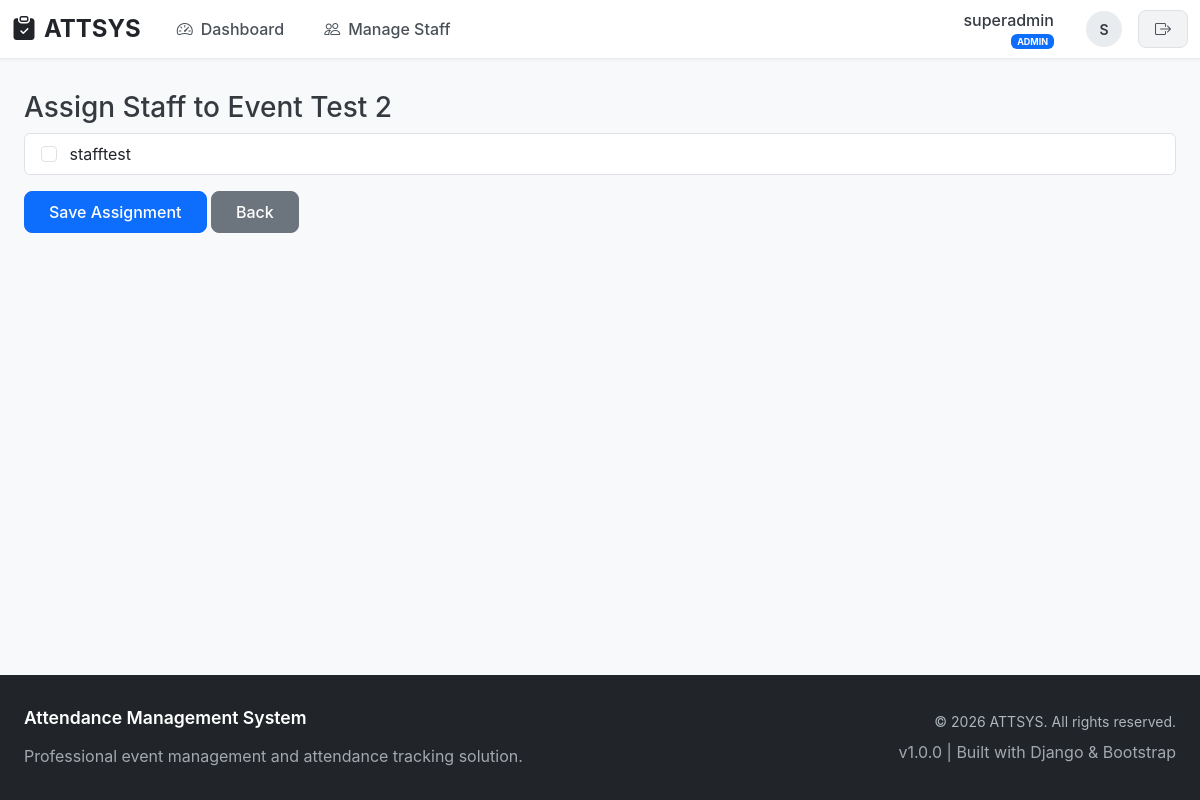
Page /attsys/event/33/assign/ (signed in) on the committed database.
### attsys/models.py (models this page shows, shortened)
class User(AbstractUser):
    ROLE_CHOICES = (
        ('ADMIN', 'Admin'),
        ('STAFF', 'Staff'),
    )
    role = models.CharField(max_length=10, choices=ROLE_CHOICES, default='STAFF')
    phone_number = models.CharField(max_length=15, blank=True)

class Event(models.Model):
    STATE_CHOICES = (
        ('KUALA_LUMPUR', 'Kuala Lumpur'),
        ('SELANGOR', 'Selangor'),
        ('JOHOR', 'Johor'),
        ('PENANG', 'Penang'),
        ('PERAK', 'Perak'),
        ('SABAH', 'Sabah'),
        ('SARAWAK', 'Sarawak'),
        ('PAHANG', 'Pahang'),
        ('NEGERI_SEMBILAN', 'Negeri Sembilan'),
        ('KEDAH', 'Kedah'),
        ('KELANTAN', 'Kelantan'),
        ('TERENGGANU', 'Terengganu'),
        ('MELAKA', 'Melaka'),
        ('PERLIS', 'Perlis'),
        ('LABUAN', 'Labuan'),
        ('PUTRAJAYA', 'Putrajaya'),
        ('OTHER', 'Other'),
    )
    title = models.CharField(max_length=200)
    description = models.TextField(blank=True)
    venue = models.CharField(max_length=200)
    state = models.CharField(max_length=50, choices=STATE_CHOICES, default='KUALA_LUMPUR')
    custom_state = models.CharField(
        max_length=100,
        blank=True,
        verbose_name="Other State"
    )
    date = models.DateField()
    start_time = models.TimeField()
    end_time = models.TimeField()
    created_by = models.ForeignKey(
        User,
        on_delete=models.CASCADE,
        related_name='events'
    )
    assigned_staff = models.ManyToManyField(
        settings.AUTH_USER_MODEL,
        blank=True,
        related_name='assigned_events'
    )
    check_in_token = models.UUIDField(default=uuid.uuid4, unique=True)
    is_active = models.BooleanField(default=False)
    created_at = models.DateTimeField(auto_now_add=True)
    updated_at = models.DateTimeField(auto_now=True)
    class Meta:
        ordering = ['-date', '-created_at']

### attsys/views.py (the view)
# urls.py: path('event/<int:event_id>/assign/', views.assign_staff, name='assign_staff'),
@login_required
def assign_staff(request, event_id):
    if not request.user.is_active:
        return redirect('login')
    if request.user.role != 'ADMIN':
        return HttpResponseForbidden("Admins only")
    event = get_object_or_404(Event, id=event_id)
    staff_users = User.objects.filter(role='STAFF')
    if request.method == 'POST':
        selected_staff = request.POST.getlist('staff')
        event.assigned_staff.set(selected_staff)
        messages.success(request, "Staff assigned successfully")
        return redirect('event_detail', event_id=event.id)
    return render(request, 'assign_staff.html', {
        'event': event,
        'staff_users': staff_users
    })

### attsys/templates/assign_staff.html (shortened to what this page needs)
{% extends 'base.html' %}
{% block content %}
<h3>Assign Staff to {{ event.title }}</h3>
<form method="post">
    <div class="list-group mb-3">
        {% for staff in staff_users %}
        <label class="list-group-item">
            <input
                class="form-check-input me-2"
                type="checkbox"
                name="staff"
                value="{{ staff.id }}"
            >
            {{ staff.username }}
        </label>
        {% empty %}
        <div class="text-muted">No staff users found</div>
        {% endfor %}
    </div>
    <button type="submit" class="btn btn-primary">
        Save Assignment
    </button>
    <a href="{% url 'event_detail' event.id %}" class="btn btn-secondary">
        Back
    </a>
</form>
{% endblock %}

### attsys/templates/base.html (shortened to what this page needs)
<!DOCTYPE html>
{% load static %}
<html lang="en">
<head>
    <link href="https://cdn.jsdelivr.net/npm/bootstrap@5.3.2/dist/css/bootstrap.min.css" rel="stylesheet">
    <link rel="stylesheet" href="https://cdn.jsdelivr.net/npm/bootstrap-icons@1.11.0/font/bootstrap-icons.css">
</head>
<body>
    <nav class="navbar navbar-expand-lg navbar-light">
        <div class="container-fluid">
            <a class="navbar-brand" href="{% url 'dashboard' %}">
            </a>
            <div class="collapse navbar-collapse" id="navbarNav">
                <ul class="navbar-nav me-auto">
                    {% if user.is_authenticated %}
                        {% if user.role == 'ADMIN' %}
                            <li class="nav-item">
                                <a class="nav-link {% if request.resolver_match.url_name == 'admin_dashboard' %}active{% endif %}"
                                   href="{% url 'dashboard' %}">
                                    <i class="bi bi-speedometer2"></i>Dashboard
                                </a>
                            </li>
                        {% endif %}
                        {% if user.role == 'ADMIN' %}
                            <li class="nav-item">
                                <a class="nav-link {% if request.resolver_match.url_name == 'manage_staff' %}active{% endif %}"
                                   href="{% url 'manage_staff' %}">
                                    <i class="bi bi-people"></i>Manage Staff
                                </a>
                            </li>
                        {% endif %}
                    {% endif %}
                </ul>
                {% if user.is_authenticated %}
                <div class="navbar-nav align-items-center ms-auto">
                    <div class="nav-item">
                        <div class="user-info">
                            <div class="text-end me-3">
                                <div class="user-name">{{ user.username }}</div>
                                <div class="user-role">
                                    {% if user.role == 'ADMIN' %}
                                    <span class="badge bg-primary">ADMIN</span>
                                    {% else %}
                                    <span class="badge bg-secondary">STAFF</span>
                                    {% endif %}
                                </div>
                            </div>
                            <div class="user-avatar">
                                {{ user.username|first|upper }}
                            </div>
                            <form method="post" action="{% url 'logout' %}" class="m-0">
                                <button type="submit" class="btn-logout">
                                    <i class="bi bi-box-arrow-right"></i>
                                </button>
                            </form>
                        </div>
                    </div>
                </div>
                {% endif %}
            </div>
        </div>
    </nav>
    <main>
        <div class="container-fluid px-4">
            {% block content %}{% endblock %}
        </div>
    </main>
    <footer class="footer">
        <div class="container-fluid px-4">
            <div class="row align-items-center">
                <div class="col-md-6">
                    <h6 class="footer-title">Attendance Management System</h6>
                    <p class="mb-0 fs-7 opacity-75">
                        Professional event management and attendance tracking solution.
                    </p>
                </div>
                <div class="col-md-6 text-md-end mt-3 mt-md-0">
                    <div class="copyright">
                        © {% now "Y" %} ATTSYS. All rights reserved.
                    </div>
                    <div class="mt-2 fs-8 opacity-75">
                        v1.0.0 | Built with Django & Bootstrap
                    </div>
                </div>
            </div>
        </div>
    </footer>
</body>
</html>

### attsys/templates/base.html (style rules this page uses)
:root { --primary: #212529; --primary-light: rgba(13, 110, 253, 0.1); --secondary: #6c757d; --success: #198754; --success-light: rgba(25, 135, 84, 0.1); --warning: #fd7e14; --warning-light: rgba(253, 126, 20, 0.1); --info: #0dcaf0; --info-light: rgba(13, 202, 240, 0.1); --purple: #6f42c1; --purple-light: rgba(111, 66, 193, 0.1); --dark: #212529; --light: #f8f9fa; --gray-50: #f8f9fa; --gray-100: #f1f3f5; --gray-200: #e9ecef; --gray-300: #dee2e6; --gray-400: #ced4da; --gray-500: #adb5bd; --gray-600: #6c757d; --gray-700: #495057; --gray-800: #343a40; --gray-900: #212529; --border-radius: 12px; --border-radius-sm: 8px; --box-shadow: 0 4px 6px -1px rgba(0, 0, 0, 0.1), 0 2px 4px -1px rgba(0, 0, 0, 0.06); --box-shadow-hover: 0 10px 15px -3px rgba(0, 0, 0, 0.1), 0 4px 6px -2px rgba(0, 0, 0, 0.05); }
body { background-color: #f8f9fa; font-family: -apple-system, BlinkMacSystemFont, 'Segoe UI', Roboto, 'Helvetica Neue', Arial, sans-serif; color: var(--gray-800); min-height: 100vh; display: flex; flex-direction: column; }
.navbar { position: sticky; top: 0; z-index: 1030; transition: all 0.3s ease; background: white; border-bottom: 1px solid var(--gray-200); box-shadow: 0 1px 3px rgba(0, 0, 0, 0.05); padding: 0.5rem 0; }
.navbar-brand { font-weight: 700; font-size: 1.5rem; color: var(--dark) !important; display: flex; align-items: center; padding: 0; }
.nav-link { font-weight: 500; color: var(--gray-700) !important; padding: 0.5rem 1rem !important; margin: 0 0.25rem; border-radius: var(--border-radius-sm); transition: all 0.2s ease; }
.nav-link i { margin-right: 8px; }
.user-info { display: flex; align-items: center; gap: 1rem; }
.user-avatar { width: 36px; height: 36px; background: var(--gray-200); border-radius: 50%; display: flex; align-items: center; justify-content: center; font-weight: 600; font-size: 0.875rem; }
.user-name { font-weight: 500; color: var(--gray-800); }
.user-role { font-size: 0.75rem; color: var(--gray-600); }
.btn-logout { background: var(--gray-100); border: 1px solid var(--gray-300); color: var(--gray-700); padding: 0.375rem 1rem; border-radius: var(--border-radius-sm); font-weight: 500; transition: all 0.2s ease; }
.container-fluid { max-width: 1400px; }
main { flex: 1; padding: 2rem 0; }
.footer { background: var(--gray-900); color: var(--gray-400); padding: 2rem 0; margin-top: auto; }
.copyright { font-size: 0.875rem; color: var(--gray-500); }
.footer-title { color: white; font-weight: 600; margin-bottom: 1rem; font-size: 1.1rem; }
.btn { border-radius: var(--border-radius-sm); font-weight: 500; padding: 0.5rem 1.5rem; }

### rows in the picture
User: username "superadmin", username|first "S"
Event: title "Event Test 2"
User: username "stafftest"
